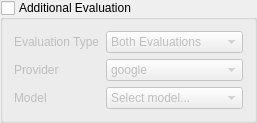
         <widget class="QGroupBox" name="groupAdditionalEvaluation">
          <property name="title">
           <string>Additional Evaluation</string>
          </property>
          <property name="checkable">
           <bool>true</bool>
          </property>
          <property name="checked">
           <bool>false</bool>
          </property>
          <layout class="QFormLayout" name="formAdditionalEvaluation">
           <item row="0" column="0">
            <widget class="QLabel" name="labelAdditionalEvalType">
             <property name="text">
              <string>Evaluation Type</string>
             </property>
            </widget>
           </item>
           <item row="0" column="1">
            <widget class="QComboBox" name="comboAdditionalEvalType">
             <item>
              <property name="text">
               <string>Both Evaluations</string>
              </property>
             </item>
             <item>
              <property name="text">
               <string>Graded Evaluation</string>
              </property>
             </item>
             <item>
              <property name="text">
               <string>Pairwise Evaluation</string>
              </property>
             </item>
            </widget>
           </item>
           <item row="1" column="0">
            <widget class="QLabel" name="labelAdditionalEvalProvider">
             <property name="text">
              <string>Provider</string>
             </property>
            </widget>
           </item>
           <item row="1" column="1">
            <widget class="QComboBox" name="comboAdditionalEvalProvider">
             <item>
              <property name="text">
               <string>google</string>
              </property>
             </item>
             <item>
              <property name="text">
               <string>openai</string>
              </property>
             </item>
             <item>
              <property name="text">
               <string>openrouter</string>
              </property>
             </item>
            </widget>
           </item>
           <item row="2" column="0">
            <widget class="QLabel" name="labelAdditionalEvalModel">
             <property name="text">
              <string>Model</string>
             </property>
            </widget>
           </item>
           <item row="2" column="1">
            <widget class="QComboBox" name="comboAdditionalEvalModel">
             <item>
              <property name="text">
               <string>Select model...</string>
              </property>
             </item>
             <item>
              <property name="text">
               <string>gemini-2.5-flash</string>
              </property>
             </item>
             <item>
              <property name="text">
               <string>gpt-4.1</string>
              </property>
             </item>
             <item>
              <property name="text">
               <string>gpt-4o</string>
              </property>
             </item>
             <item>
              <property name="text">
               <string>gpt-5-mini</string>
              </property>
             </item>
             <item>
              <property name="text">
               <string>o4-mini</string>
              </property>
             </item>
             <item>
              <property name="text">
               <string>openrouter: custom</string>
              </property>
             </item>
            </widget>
           </item>
          </layout>
         </widget>
